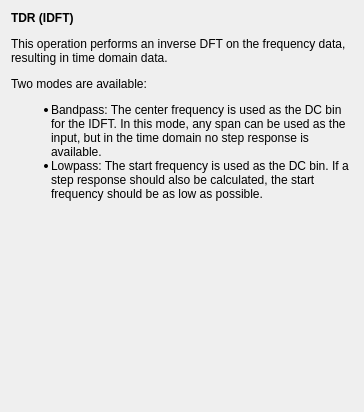
<?xml version="1.0" encoding="UTF-8"?>
<ui version="4.0">
 <class>TDRExplanationWidget</class>
 <widget class="QWidget" name="TDRExplanationWidget">
  <property name="geometry">
   <rect>
    <x>0</x>
    <y>0</y>
    <width>364</width>
    <height>412</height>
   </rect>
  </property>
  <property name="windowTitle">
   <string>Form</string>
  </property>
  <layout class="QVBoxLayout" name="verticalLayout">
   <item>
    <widget class="QLabel" name="widget">
     <property name="text">
      <string>&lt;html&gt;&lt;head/&gt;&lt;body&gt;&lt;p&gt;&lt;span style=&quot; font-weight:600;&quot;&gt;TDR (IDFT)&lt;/span&gt;&lt;/p&gt;&lt;p&gt;This operation performs an inverse DFT on the frequency data, resulting in time domain data.&lt;/p&gt;&lt;p&gt;Two modes are available:&lt;/p&gt;&lt;ul style=&quot;margin-top: 0px; margin-bottom: 0px; margin-left: 0px; margin-right: 0px; -qt-list-indent: 1;&quot;&gt;&lt;li style=&quot; margin-top:12px; margin-bottom:0px; margin-left:0px; margin-right:0px; -qt-block-indent:0; text-indent:0px;&quot;&gt;Bandpass: The center frequency is used as the DC bin for the IDFT. In this mode, any span can be used as the input, but in the time domain no step response is available.&lt;/li&gt;&lt;li style=&quot; margin-top:0px; margin-bottom:0px; margin-left:0px; margin-right:0px; -qt-block-indent:0; text-indent:0px;&quot;&gt;Lowpass: The start frequency is used as the DC bin. If a step response should also be calculated, the start frequency should be as low as possible.&lt;/li&gt;&lt;/ul&gt;&lt;p&gt;&lt;br/&gt;&lt;/p&gt;&lt;p&gt;&lt;br/&gt;&lt;/p&gt;&lt;/body&gt;&lt;/html&gt;</string>
     </property>
     <property name="wordWrap">
      <bool>true</bool>
     </property>
    </widget>
   </item>
   <item>
    <spacer name="verticalSpacer">
     <property name="orientation">
      <enum>Qt::Vertical</enum>
     </property>
     <property name="sizeHint" stdset="0">
      <size>
       <width>20</width>
       <height>40</height>
      </size>
     </property>
    </spacer>
   </item>
  </layout>
 </widget>
 <resources/>
 <connections/>
</ui>
